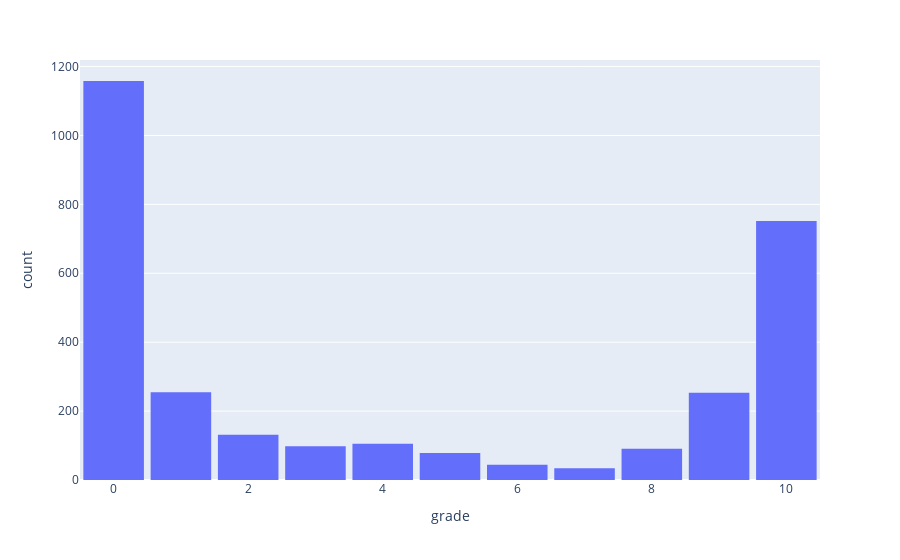

Source (notebook cell):
### Code cell
fig = px.histogram(data_frame = user_reviews, x = 'grade')
fig.update_layout(barmode = 'group', bargap = 0.10, bargroupgap = 0.0)
fig.show()

### Figure 1 — Plotly figure (JSON) as saved in the notebook; plotly's stock layout.template omitted (floating-point values rounded to 4 significant figures; data arrays with more than 128 entries replaced by an {"elided": "..."} marker saying what was removed)
{"data": [{"alignmentgroup": "True", "bingroup": "x", "hovertemplate": "grade=%{x}<br>count=%{y}<extra></extra>", "legendgroup": "", "marker": {"color": "#636efa", "pattern": {"shape": ""}}, "name": "", "offsetgroup": "", "orientation": "v", "showlegend": false, "type": "histogram", "x": {"elided": "2999 int values"}, "xaxis": "x", "yaxis": "y"}], "layout": {"bargap": 0.1, "bargroupgap": 0, "barmode": "group", "legend": {"tracegroupgap": 0}, "margin": {"t": 60}, "xaxis": {"anchor": "y", "domain": [0, 1], "title": {"text": "grade"}}, "yaxis": {"anchor": "x", "domain": [0, 1], "title": {"text": "count"}}}}
